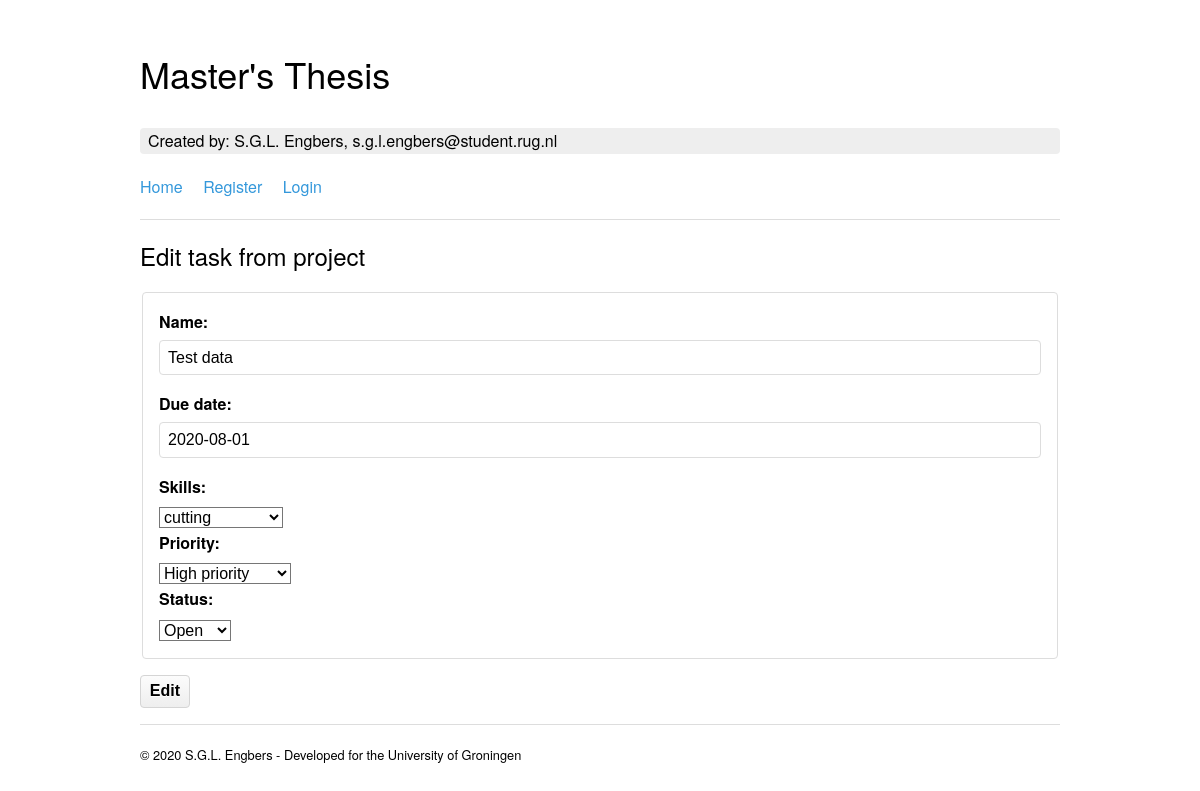
The app's page /projects/1/1/edit/ with its own data.
### planning/models.py (models this page shows, shortened)
class Tasks(models.Model):
	PRIORITY_CHOICES = [
		(0, 'No priority'),
		(1, 'Low priority'),
		(2, 'Medium priority'),
		(3, 'High priority')
	]
	CLOSED_CHOICES = [
		(0, 'Open'),
		(1, 'Closed')
	]
	name = models.CharField(max_length=50)
	due_date = models.DateField()
	skills = models.ForeignKey(Skills, on_delete=models.CASCADE) # One task recorresponds to one specific skill.
	project = models.ForeignKey(Projects, on_delete=models.CASCADE) # One task recorresponds to one specific project.
	priority = models.IntegerField(default=0, choices=PRIORITY_CHOICES)
	status = models.IntegerField(default=0, choices=CLOSED_CHOICES)
	class Meta: verbose_name_plural = 'Tasks'

class Skills(models.Model):
	name = models.CharField(max_length=50)
	workplaces = models.IntegerField(default=1)
	gross_profit = models.FloatField(default=0)
	class Meta: verbose_name_plural = 'Skills'
	def __str__(self): return self.name
	pass

### planning/views.py (the view, shortened to what this page needs)
# urls.py: path('projects/<int:pk>/<int:pk_task>/edit/',views.TasksUpdateView.as_view(), name='tasks_edit'),
class TasksUpdateView(SuccessMessageMixin, UpdateView):
    model = Tasks
    fields = ('name','due_date','skills','priority','status', )
    template_name = 'planning/projects/tasks_edit.html'
    pk_url_kwarg = 'pk_task'
    success_message = "Succesfully edited"

### planning/templates/planning/projects/tasks_edit.html (shortened to what this page needs)
{% extends "planning/base.html" %}
{% block content %}
<h3>Edit task from project</h3>
<form method="POST">
	<fieldset class="form-group">
		{{ form }}
	</fieldset>
	<button type="submit">Edit</button>
</form>
{% endblock content %}

### planning/static/planning/main.css (style rules this page uses)
*,::after,::before { background-repeat:no-repeat;box-sizing:inherit }
::after,::before { text-decoration:inherit;vertical-align:inherit }
html { box-sizing:border-box;cursor:default;-ms-text-size-adjust:100%;-webkit-text-size-adjust:100% }
body { margin:0 }
button,input,optgroup,select,textarea { margin:0 }
button,input,select,textarea { background-color:transparent;color:inherit;font-size:inherit;line-height:inherit }
button,input { overflow:visible }
button,select { text-transform:none }
[type=reset],[type=submit],button,html [type=button] { -webkit-appearance:button }
[tabindex],a,area,button,input,label,select,summary,textarea { -ms-touch-action:manipulation;touch-action:manipulation }
html { font-size:62.5%;-webkit-font-kerning:normal;font-kerning:normal;font-synthesis:none;text-rendering:optimizeLegibility }
body { font-family:HelveticaNeue-Light,"Helvetica Neue Light","Helvetica Neue",Helvetica,Arial,"Lucida Grande",sans-serif;font-weight:300;line-height:1.6;font-size:16px;font-size:1.6rem }
h3 { font-weight:300;line-height:1;margin-top:1em;margin-bottom:1em;font-size:24px;font-size:2.4rem }
fieldset { min-width:0;margin-bottom:1em;padding:1em;border:1px solid #ddd;border-radius:4px }
label { font-weight:700;display:inline-block;display:block;max-width:100%;margin-bottom:5px }
input,textarea { width:100%;margin-bottom:1em;padding:.25em .5em;border:1px solid #ddd;border-radius:4px }
button { font-weight:700;line-height:1.4;display:inline-block;padding:.25em .55em;cursor:pointer;white-space:nowrap;text-decoration:none;color:inherit;border:1px solid #d5d5d5;border-radius:4px;background-color:#eee;background-image:linear-gradient(#fcfcfc,#eee);background-repeat:no-repeat;text-shadow:0 1px 0 #fff }

### records on screen
Tasks: name "Test data", due_date "2020-08-01", skills "cutting", priority "High priority", status "Open"
